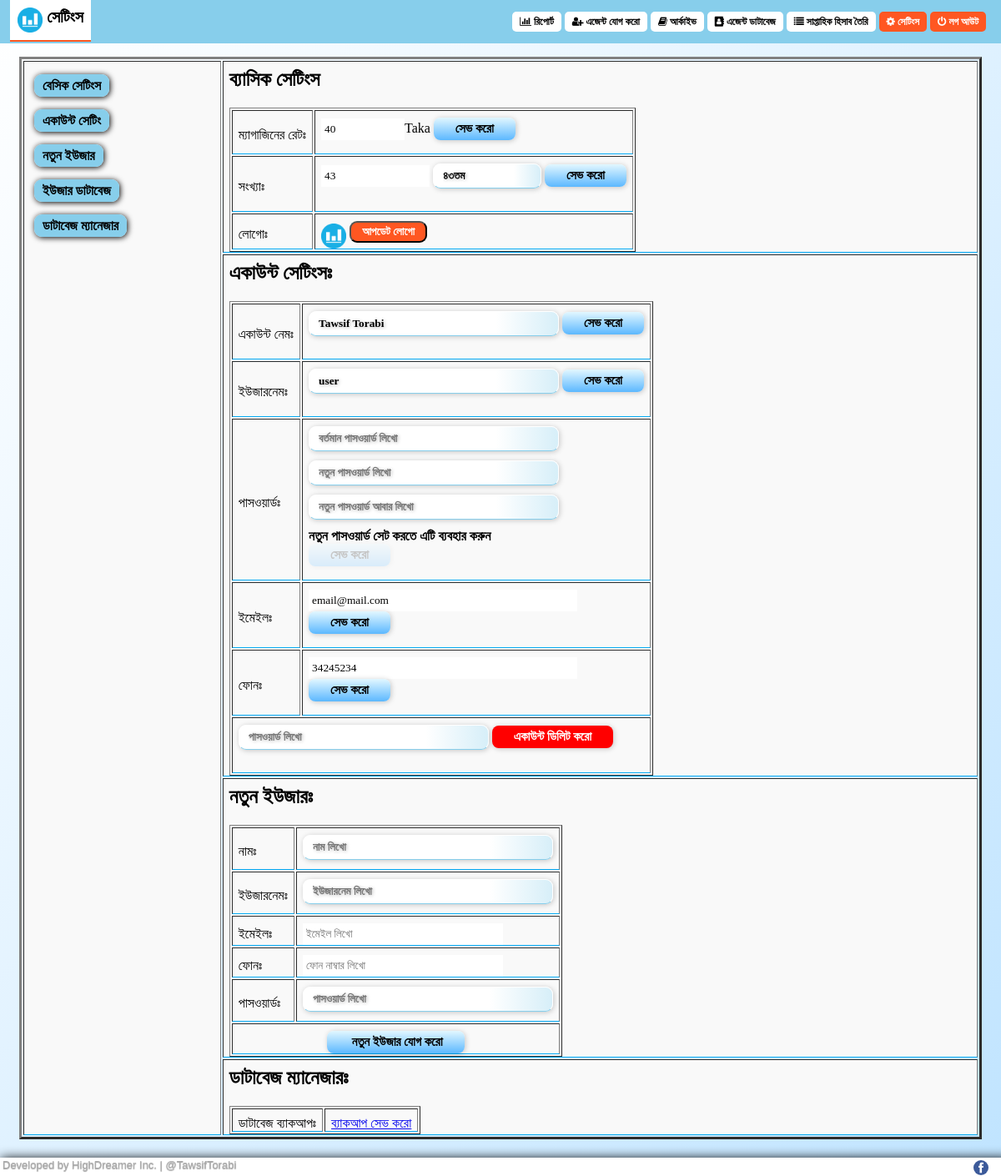
The app's page /settings.php (signed in) with its own data.
### tables this page shows
CREATE TABLE "settings" (
	`id`	INTEGER PRIMARY KEY AUTOINCREMENT,
	`name`	TEXT,
	`value`	TEXT,
	`textvalue`	TEXT
);

CREATE TABLE "users" (
	`id`	INTEGER PRIMARY KEY AUTOINCREMENT,
	`name`	TEXT,
	`username`	TEXT,
	`phone`	TEXT,
	`password`	TEXT,
	`email`	TEXT,
	`whocreated`	TEXT,
	`whencreated`	TEXT,
	`timestamp`	TEXT
);

### settings.php (the view, shortened to what this page needs)
<?php
if(!isset($_SESSION['loggedin'])){
	echo "<script>window.open('login.php','_self')</script>";
	} else {
?>
<?php
require("connect_db.php");
$thisuserid = $_SESSION['userid'];
$userdataquery = "select * from users where id='$thisuserid'";
$row = $db->query($userdataquery)->fetchArray(SQLITE3_ASSOC);
$thisusername = $row['username'];
$thisname = $row['name'];
$thisphone = $row['phone'];
$thisemail = $row['email'];
$settingdataquery = "select * from settings where name='rate'";
$row1 = $db->query($settingdataquery)->fetchArray(SQLITE3_ASSOC);
$rate = $row1['value'];
$settingdataquery1 = "select * from settings where name='edition'";
$row2 = $db->query($settingdataquery1)->fetchArray(SQLITE3_ASSOC);
$editionnumber = $row2['value'];
$editbn = $row2['textvalue'];
?>
<html>
	<head>
		<link rel="stylesheet" type="text/css" href="style.css">
		<link href='login.css' rel='stylesheet'/>
		<link href='orthi-lightbox/orthi-lightbox.css' rel='stylesheet'/>
	</head>
<body onload="hideloader()">
<div id="nav">
	<span class="nav-left">
		<img src="img/
		<?$logo = $db->query('SELECT * FROM settings where name="logo"')->fetchArray(SQLITE3_ASSOC)['value'];?>
		<? echo $logo; ?>" height="30px" style="vertical-align: text-top;"/> সেটিংস
	</span>
	<p class="nav-right">
		<a class="nav-links" href="index.php"><i class="fa fa-bar-chart" aria-hidden="true"></i> রিপোর্ট</a>
		<a class="nav-links" href="addAgentFast.php"><i class="fa fa-user-plus" aria-hidden="true"></i> এজেন্ট যোগ করো</a>
		<a class="nav-links" href="archive.php"><i class="fa fa-book" aria-hidden="true"></i> আর্কাইভ</a>
		<a class="nav-links" href="agentdb.php"><i class="fa fa-address-book" aria-hidden="true"></i> এজেন্ট ডাটাবেজ</a>
		<a class="nav-links" href="weeklyaccountance.php"><i class="fa fa-list" aria-hidden="true"></i> সাপ্তাহিক হিসাব তৈরি</a>
		<a class="nav-links refresh" href="#"><i class="fa fa-gear" aria-hidden="true"></i> সেটিংস</a>
		<a class="nav-links refresh" href="logout.php"><i class="fa fa-power-off" aria-hidden="true"></i> লগ আউট</a>
	</p>
</div>
<div style="height: 60px"></div>
<div class="stickyfooter">
Developed by HighDreamer Inc. | <span onclick="window.open('http://fb.com/tawsif.torabi','_blank')">@TawsifTorabi</span>
<span class="footerright">
<a href="#" onclick="window.open('https://www.facebook.com/sulovit/','_blank')"><img src="img/fb.svg" style="margin-top: 2px;height: 18px;"></a>
</span>
</div>
<table border="3px" width="100%">
	<tr>
		<td valign="top" rowspan="4">
		<a class="settings" href="#">বেসিক সেটিংস</a></br>
		<a class="settings" href="#accsettings">একাউন্ট সেটিং</a></br>
		<a class="settings" href="#newuser">নতুন ইউজার </a></br>
		<a class="settings" href="userdb.php">ইউজার ডাটাবেজ</a></br>
		<a class="settings" href="#dbmanage">ডাটাবেজ ম্যানেজার</a></br>
		</td>
		<td>
			<h2>ব্যাসিক সেটিংস</h2>
			<table border="1">
				<tr>
					<td>ম্যাগাজিনের রেটঃ</td>
					<td>
						<form method="post" action="?settings=rate">
							<input type="number" style="width: 100px;" placeholder="rate by taka" required name="rate" value="<?php echo $rate; ?>">Taka
							<input type="submit" value="সেভ করো" style="color:black;"/>
						</form>
					</td>
				</tr>
				<tr>
					<td>সংখ্যাঃ</td>
					<td>
						<form method="post" action="?settings=edition">
							<input type="number" style="width: 130px;" placeholder="edition number" required name="editionnumber" value="<?php echo $editionnumber; ?>">
							<input type="text" style="width: 130px;" placeholder="বাংলা নাম" required name="editionBN" value="<?php echo $editbn; ?>">
							<input type="submit" value="সেভ করো" style="color:black;"/>
						</form>
					</td>
				</tr>
				<tr>
					<td>লোগোঃ</td>
					<td>
						<img src="img/<?$logo = $db->query('SELECT * FROM settings where name="logo"')->fetchArray(SQLITE3_ASSOC)['value'];?><? echo $logo; ?>" height="30px" style="vertical-align: text-top;"/>
						<button onclick="orthi('changelogo.php');">আপডেট লোগো</button>
					</td>
				</tr>
			</table>
		</td>
	</tr>
	<tr>
		<td>
		<h2>একাউন্ট সেটিংসঃ</h2>
		<table border="1">
			<tr>
				<td>একাউন্ট নেমঃ</td>
				<td>
					<form method="post" onsubmit="" action="?settings=name">
						<input type="text" placeholder="নাম লিখো" required name="name" value="<?php echo $thisname; ?>">
						<input type="submit" value="সেভ করো" style="color:black;"/>
					</form>
				</td>
			</tr>
			<tr>
				<td>ইউজারনেমঃ</td>
				<td>
					<form method="post" action="?settings=username">
						<input type="text" placeholder="ইউজারনেম লিখো" required name="username" value="<?php echo $thisusername; ?>">
						<input type="submit" value="সেভ করো" style="color:black;"/>
					</form>
				</td>
			</tr>
			<tr>
				<td>পাসওয়ার্ডঃ</td>
				<td>
					<form method="post" id="passform" action="?settings=password">
						<input type="password" placeholder="বর্তমান পাসওয়ার্ড লিখো" name="oldpassword" required ></br>
						<input type="password" placeholder="নতুন পাসওয়ার্ড লিখো" id="newpass1" onkeyup="validatePassword()" onchange="validatePassword()" required ></br>
						<input type="password" placeholder="নতুন পাসওয়ার্ড আবার লিখো" id="newpass2" onkeyup="validatePassword()" onchange="validatePassword()" name="newpassword" required ></br>
						<span id="passAlert" style="font-weight: bold;">নতুন পাসওয়ার্ড সেট করতে এটি ব্যবহার করুন</span></br>
						<input type="submit" id="passchngbtn" disabled value="সেভ করো" style="color:black;"/>
					</form>
				</td>
			</tr>
			<tr>
				<td>ইমেইলঃ</td>
				<td>
					<form method="post" action="?settings=email">
						<input type="email" placeholder="ইমেইল লিখো" required name="email" value="<?php echo $thisemail; ?>">
						<input type="submit" value="সেভ করো" style="color:black;"/>
					</form>
				</td>
			</tr>
			<tr>
				<td>ফোনঃ</td>
				<td>
					<form method="post" action="?settings=phone">
						<input type="number" placeholder="ফোন নাম্বার লিখো" required name="phone" value="<?php echo $thisphone; ?>">
						<input type="submit" value="সেভ করো" style="color:black;"/>
					</form>
				</td>
			</tr>
			<tr>
				<td colspan="2">
					<form method="post" action="?settings=delete">
						<input type="password" placeholder="পাসওয়ার্ড লিখো" required name="password" value="">
						<input type="submit" style="background: red; color: white;" value="একাউন্ট ডিলিট করো" style="color:black;"/>
					</form>
				</td>
			</tr>
		</table>
		</td>
		</tr>
	<tr>
		<td>
		<h2>নতুন ইউজারঃ</h2>
		<table border="1">
			<form method="post" action="?settings=newuser">
			<tr>
				<td>নামঃ</td>
				<td>
						<input type="text" placeholder="নাম লিখো" required name="newname" value="">
				</td>
			</tr>
			<tr>
				<td>ইউজারনেমঃ</td>
				<td>
						<input type="text" placeholder="ইউজারনেম লিখো" required name="newusername" value="">
				</td>
			</tr>
			<tr>
				<td>ইমেইলঃ</td>
				<td>
						<input type="email" placeholder="ইমেইল লিখো" required name="newemail" value="">
				</td>
			</tr>
			<tr>
				<td>ফোনঃ</td>
				<td>
						<input type="number" placeholder="ফোন নাম্বার লিখো" required name="newphone" value="">
				</td>
			</tr>
			<tr>
				<td>পাসওয়ার্ডঃ</td>
				<td>
						<input type="text" placeholder="পাসওয়ার্ড লিখো" required name="newpassword" value="">
				</td>
			</tr>
			<tr>
				<td colspan="2">
						<center><input type="submit" value=" নতুন ইউজার যোগ করো" style="color:black;"/></center>
				</td>
			</tr>
			</form>
		</table>
		</td>
	</tr>
	<tr>
		<td>
		<h2>ডাটাবেজ ম্যানেজারঃ</h2>
		<table border="1">
			<tr>
				<td>ডাটাবেজ ব্যাকআপঃ</td>
				<td>
					<a href="?settings=downloadDatabase">ব্যাকআপ সেভ করো</a>
				</td>
			</tr>
		</table>
		</td>
	</tr>
</table>
</body>
</html>
<?php } ?>

### style.css (style rules this page uses)
.footerright { float: right; margin-right: 18px; }
.stickyfooter { position: fixed; bottom: 0px; z-index: 9999; background: #FFFFFF; width: 100%; margin-left: -25px; padding: 1px 5px; font-size: 13px; color: #ABABAB; box-shadow: 3px 1px 14px black; text-shadow: 0px 1px 1px rgba(0, 0, 0, 0.41); font-family: arial; }
body { font-family: siyam rupali; font-size: 100%; margin-left: 23px; margin-right: 23px; }
.settings { white-space:nowrap; background: skyblue; margin: 5px; line-height: 42px; padding: 5px 10px; border-radius: 9px; box-shadow: 1px 1px 7px black; text-decoration: none; color: black; font-weight: bold; }
input[type="text"],[type="email"],[type="number"],[type="url"],[type="password"] { width: 80%; padding: 5px 4px; border: none; font-family: siyam rupali; }
input[type="submit"] { background-color: orangered; color: white; padding: 5px 8px; font-size: 20px; font-weight:200; border-radius: 5px; box-shadow: 0px 1px 15px orangered; border: none; font-family: arial; transition: 0.4s; }
input[type="submit"]:disabled { transition: 0.4s; opacity: 0.2; font-weight: bold; font-size: 15px; border-radius: 8px; font-family: siyam rupali; padding: 5px 26px; background: linear-gradient(#e2f7ff, #5cb8ff); box-shadow: 1px 1px 6px rgba(0, 0, 0, 0.21); }
div#nav { color: white; background-color: skyblue; padding: 2px 6px; margin-top: -10px; margin-left: -27px; position: fixed; width: 100%; z-index: 999; }
.nav-links { text-decoration: none; font-weight: bold; color: black; background-color: white; padding: 5px 9px; margin-right: 0px; margin-left: 0px; font-size: 12px; border-radius: 5px; }
.refresh { color: white; font-size: 12px; background-color: #FF5722; }
.nav-right { text-align: right; margin-right: +20px; float: right; }
.nav-left { text-align: left; margin-left: +10px; background: white; padding: 9px 9px; float: left; height: 30px; margin-bottom: 20px; position: fixed; color: black; font-weight: bold; font-size: 20px; border-bottom: 2px solid #ff5722; }
td { background-color: #f9f9f9; border-bottom: 1px solid #03A9F4; padding: 0px 7px; padding-top: 8px; }
button { color: white; background: #ff5722; padding: 3px 13px; font-weight: bold; font-family: siyam rupali; border-radius: 9px; }

### login.css (style rules this page uses)
input[type="text"], [type="password"] { background: linear-gradient(to right, white 75%, skyblue 149%); border-radius: 9px; padding: 6px 11px; border: 1px solid white; border-bottom: 1px solid skyblue; width: 300px; font-weight: bold; text-shadow: 1px 1px 4px rgba(0, 0, 0, 0.29); box-shadow: 1px 1px 6px rgba(0, 0, 0, 0.21); margin-bottom: 11px; font-family: siyam rupali; }
input[type="submit"] { font-weight: bold; font-size: 15px; border-radius: 8px; font-family: siyam rupali; padding: 5px 26px; background: linear-gradient(#e2f7ff, #5cb8ff); box-shadow: 1px 1px 6px rgba(0, 0, 0, 0.21); }
body { background: linear-gradient(to right bottom, white, #c0e4ff); font-family: siyam rupali; }

### records on screen
settings: value (picture)
settings: rate "40"
settings: editionnumber "43", editionBN "৪৩তম"
users: name "Tawsif Torabi", username "user", email "email@mail.com", phone "34245234"
